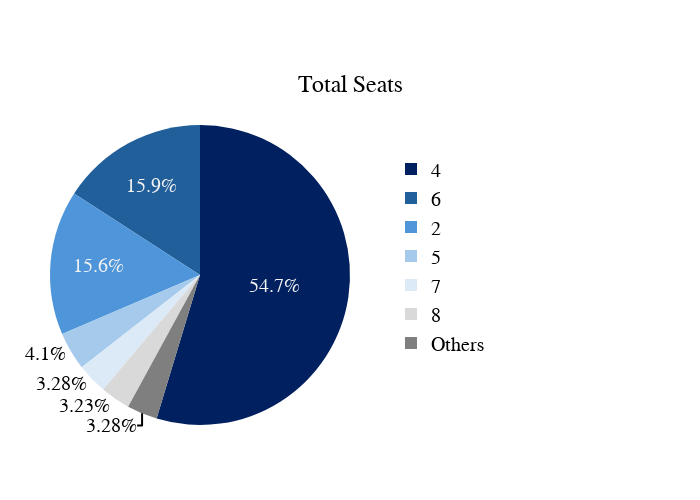

Here is the notebook cell this chart was saved with:
### Code cell
# PIE CHAR FOR TOTAL SEATS

import plotly.express as px
import pandas as pd

# Count categories in 'Total Seats'
value_counts = df['Total Seats'].value_counts()

# Select 6 most frequent categories
top_values = value_counts.nlargest(6)

# Group the rest in "Others"
others_count = value_counts.iloc[6:].sum()
if others_count > 0:
    top_values['Others'] = others_count

# Order them from most frequent to least frequent (except Others)
value_counts_df = top_values.reset_index()
value_counts_df.columns = ['Total Seats', 'Count']

df_main = value_counts_df[value_counts_df['Total Seats'] != 'Others'].sort_values(by='Count', ascending=False)
df_others = value_counts_df[value_counts_df['Total Seats'] == 'Others']

final_df = pd.concat([df_main, df_others])

# Define the colors for the pie chart
piece_colors = ['#002060', '#215F9A', '#4E95D9', '#A6CAEC', '#DCEAF7', '#D9D9D9', '#7F7F7F']  # Piece colors
percentage_colors = ['#F2F2F2', '#F2F2F2', '#F2F2F2', '#002060', '#002060', '#002060', '#F2F2F2']  # Percentage colors

# Create chart
fig = px.pie(
    final_df, 
    names='Total Seats', 
    values='Count', 
    title='Total Seats',
    color_discrete_sequence=piece_colors[:len(final_df)]
)


# Rotate the graphic
fig.update_traces(
    rotation=0,  
    sort=False, 
    textinfo='percent',  # Show percentages inside pieces
    textfont=dict(family = 'Segoe UI', size=20, color=percentage_colors[:len(final_df)]),  # Adjust percentages' size and colors
    insidetextorientation='horizontal'  # Ensure percentages are shown horixontally
)

# Configure legend
fig.update_layout(
    title=dict(
        text='Total Seats',
        font=dict(family = 'Segoe UI', size=24, color="#000000") 
    ),
    legend=dict(
        font=dict(family = 'Segoe UI', size=20, color="#000000"),
        orientation="v",  # Show legend vertically
        yanchor="bottom", y=0.25,  # Select the y position
        xanchor="center", x=1.3,  # Select the x position
        traceorder='normal'  # Ensure the order of the leyend
    ),
    width=700,  # Adjust the width of the chart
    height=500,  # Adjust the height of the chart
    title_x=0.5,  # Center the title horizontally
    title_y=0.85,  # Adjust the vertical position of the title

    margin={"l": 50, "r": 350, "t": 100, "b": 50} 
)

fig.show()

### Figure 1 — Plotly figure (JSON) as saved in the notebook; plotly's stock layout.template omitted (floating-point values rounded to 4 significant figures)
{"data": [{"domain": {"x": [0, 1], "y": [0, 1]}, "hovertemplate": "Total Seats=%{label}<br>Count=%{value}<extra></extra>", "insidetextorientation": "horizontal", "labels": [4, 6, 2, 5, 7, 8, "Others"], "legendgroup": "", "name": "", "rotation": 0, "showlegend": true, "sort": false, "textfont": {"color": ["#F2F2F2", "#F2F2F2", "#F2F2F2", "#002060", "#002060", "#002060", "#F2F2F2"], "family": "Segoe UI", "size": 20}, "textinfo": "percent", "type": "pie", "values": [1252, 363, 357, 94, 75, 74, 75]}], "layout": {"height": 500, "legend": {"font": {"color": "#000000", "family": "Segoe UI", "size": 20}, "orientation": "v", "tracegroupgap": 0, "traceorder": "normal", "x": 1.3, "xanchor": "center", "y": 0.25, "yanchor": "bottom"}, "margin": {"b": 50, "l": 50, "r": 350, "t": 100}, "piecolorway": ["#002060", "#215F9A", "#4E95D9", "#A6CAEC", "#DCEAF7", "#D9D9D9", "#7F7F7F"], "title": {"font": {"color": "#000000", "family": "Segoe UI", "size": 24}, "text": "Total Seats", "x": 0.5, "y": 0.85}, "width": 700}}
